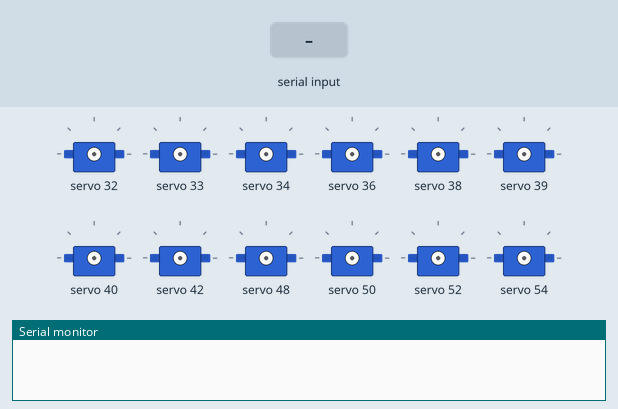
A sketch run on a simulated Raspberry Pi Pico. On the bench: 12 × servo, the last lines printed to the serial monitor. The inputs (shaded band) are chosen by the test bench.

Above: at 1.2 s.
1.3 s: "90,45\n" received over Serial
2.8 s: "1\n" received over Serial
At 3.8 s:
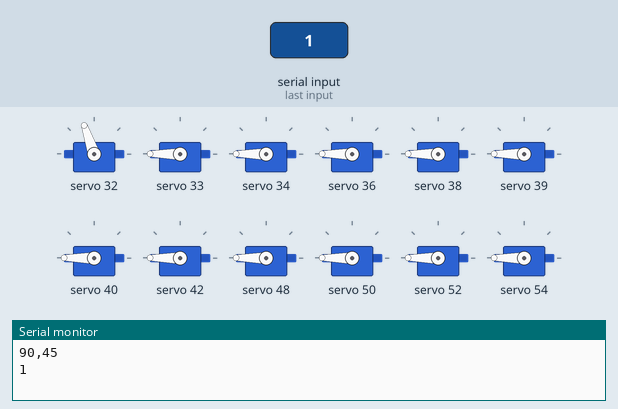
Timing chart, 0 to 5.8 s (numbered marks = the images above; inputs shaded):
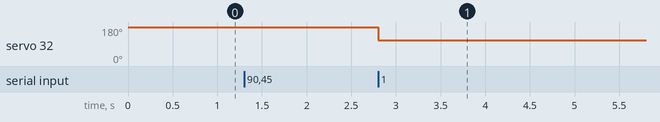

The sketch:

magnet_control_arduino.ino
```cpp
#include <Wire.h>
#include <Adafruit_PWMServoDriver.h>

// SAM Lab, D. H. Han
// 04/15/2026
// Pixel-level control for a 4×8 electromagnet array
// This code sets the per-coil magnitude (0–100%) and direction (+/-) in real time.
// Therefore, the intended command range is [-100, 100].
//
// INPUT:
//   - CSV data received line by line over Serial
//
// OUTPUT:
//   - I2C commands sent to PCA9685 drivers
//   - Serial echo for communication validation
//
// Communication:
//   - I2C sends data to each PCA9685 address
//   - Each PCA9685 provides 16 PWM output channels

// Instantiate four PCA9685 drivers with different I2C addresses
// Change addresses if needed

Adafruit_PWMServoDriver pwm1(0x42); // 000010
Adafruit_PWMServoDriver pwm2(0x43); // 000011
Adafruit_PWMServoDriver pwm3(0x44); // 000100
Adafruit_PWMServoDriver pwm4(0x45); // 000101

void setup() {
  Serial.begin(115200);  // Start serial communication

  // Set I2C pins first for RP Pico
  Wire.setSDA(4);        // GP4
  Wire.setSCL(5);        // GP5
  Wire.begin();          // Initialize I2C
  Wire.setClock(400000); // Set I2C clock to 400 kHz

  // Initialize all PWM drivers
  pwm1.begin();
  pwm2.begin();
  pwm3.begin();
  pwm4.begin();

  delay(10);  // Small delay for stability
}

void loop() {
  const int nToken = 64; // Expecting 64 integer values
                        // 32 magnets × 2 values per magnet = 64
  const int nGr = 4;     // 4 PCA9685 groups, each with 16 channels

  int values[64];        // Parsed integer input values

  if (Serial.available()) {
    String line = Serial.readStringUntil('\n'); // Read one line from Serial
    line.trim();

    // Echo received CSV string for communication validation
    Serial.println(line);

    int startIdx = 0;
    int count = 0;

    // Parse comma-separated integers
    while (count < nToken) {
      int commaIdx = line.indexOf(',', startIdx);
      String token;

      if (commaIdx == -1) {
        token = line.substring(startIdx); // Last token
      } else {
        token = line.substring(startIdx, commaIdx);
      }

      token.trim();
      values[count++] = token.toInt();

      if (commaIdx == -1) break;
      startIdx = commaIdx + 1;
    }

    // Send PWM signals to each driver
    for (int g = 0; g < nGr; g++) {
      Adafruit_PWMServoDriver* pwm;

      if (g == 0)      pwm = &pwm1;
      else if (g == 1) pwm = &pwm2;
      else if (g == 2) pwm = &pwm3;
      else             pwm = &pwm4;

      for (int i = 0; i < 16; i++) {
        int idx = g * 16 + i;
        int input_val = values[idx]; // Current code assumes range [0, 10]

        // Safety clamp ㅃ
        input_val = constrain(input_val, 0, 10);

        // Map 0–10 to 0–4090
        int pwm_val = input_val * 409;

        pwm->setPWM(i, 0, pwm_val);
      }
    }
  }
}
```

Measured:
- after the input at 2.8 s, servo 32: 180° → 109° at once
